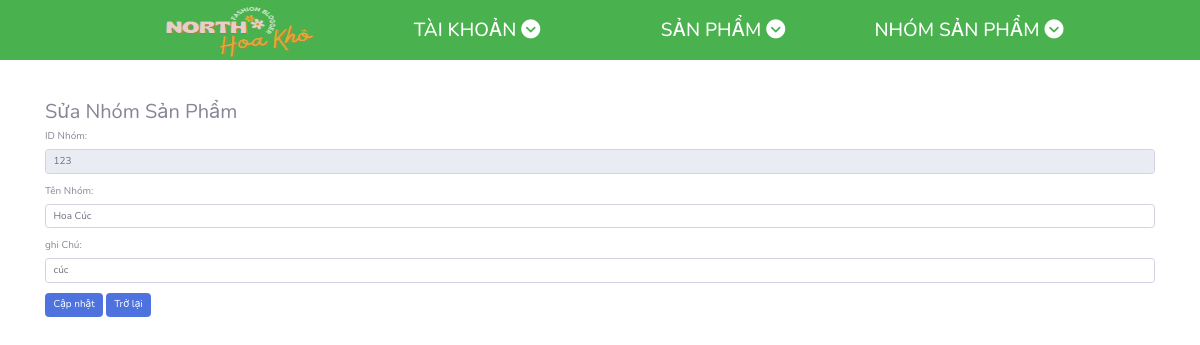
Screenshot of /suasanpham_nhom.php?id=123 with the database file from the repository.
### tables this page shows
CREATE TABLE `sanpham_nhom` (
  `id` int(11) NOT NULL,
  `tennhom` varchar(100) NOT NULL,
  `ghichu` varchar(200) DEFAULT NULL
);

### ketnoi.php (called while the page is built, shortened)
<?php
   class ketnoi{
   private    $servername = "localhost";
   private  $username = "root";
   private   $password = "";
   private  $dbname = "webbanhoa";
    function __construct(){
    $this->conn = mysqli_connect( $this->servername,  $this->username,  $this->password,  $this->dbname);
}}
    ?>

### function_nhomsanpham.php (called while the page is built, shortened)
<?php
include "ketnoi.php";
 class nhomsanpham extends ketnoi{
    function hienthiid($id){
        $sql = "SELECT * FROM `sanpham_nhom` WHERE id = '$id'" ;
        $result = mysqli_query($this->conn, $sql);
        return $result;
    }
    }
?>

### suasanpham_nhom.php (the view, shortened to what this page needs)
<link href="quantri/vendor/fontawesome-free/css/all.min.css" rel="stylesheet" type="text/css">
    <link href="quantri/css/sb-admin-2.min.css" rel="stylesheet">
<?php include "headerquantri.php";?>
    <?php
    include "function_nhomsanpham.php";
    $nhomsanpham = new nhomsanpham();
    $id = $_GET['id'];
    $result = $nhomsanpham->hienthiid($id);
    $row = mysqli_fetch_array($result);
    ?>
                        <div class="container">
                            <div class="account__form">
                            <h2>Sửa Nhóm Sản Phẩm</h2>
        <form action="" method="POST">
            <div class="form-group">
                <label for="email">ID Nhóm:</label>
                <input type="text" class="form-control" id="idd" name="idd"
                    value="<?php echo $row['id'] ?>" disabled >
            </div>
            <div class="form-group">
                <label for="pwd">Tên Nhóm:</label>
                <input type="text" class="form-control" name="tennhom" value="<?php echo $row['tennhom'] ?> ">
            </div>
            <div class="form-group">
                <label for="email">ghi Chú:</label>
                <input type="text" class="form-control" name="ghichu" value="<?php echo $row['ghichu'] ?> ">
            </div>
            <button type="submit" class="btn btn-primary" name='ok'>Cập nhật</button>
            <a href="sanpham_nhom.php" class="btn btn-primary">Trở lại</a>
        </form>
                        </div>

### assets/css/main.css (style rules this page uses)
.container { margin-top: 40px; }

### assets/css/base.css (style rules this page uses)
:root { --green-color:#49b14d; --white-color:#fff; --black-color:#000; --header-height:180px; --header-top-height:38px; --header-center-height: 80px; --header-bottom-height:calc(var(--header-height) - (var(--header-top-height) + var(--header-center-height))) }
* { box-sizing: border-box; }
html { font-size: 62.5%; font-family: 'Roboto', sans-serif; line-height: 1.6rem; margin: 0 auto; }

### rows the page displays
sanpham_nhom: idd "123", tennhom "Hoa Cúc", ghichu "cúc"
